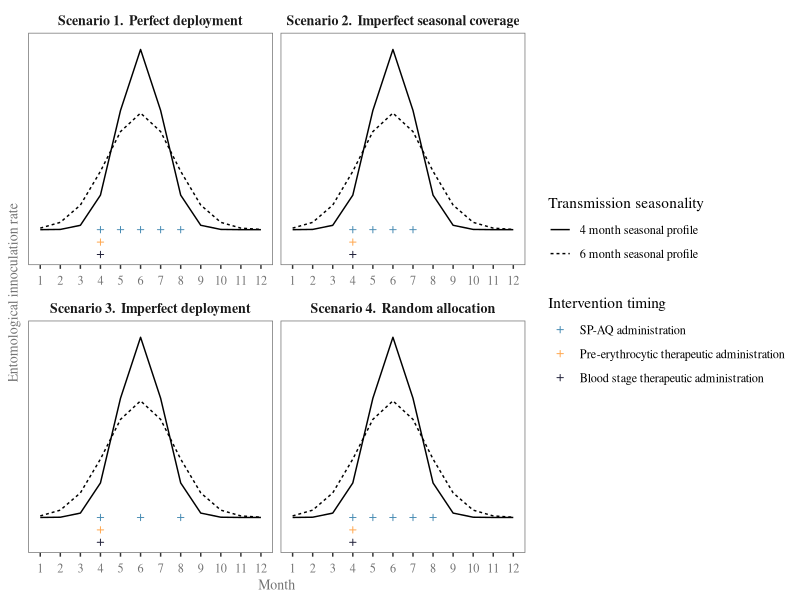

The R source for this figure: (Note: this script raises an error after producing the figure.)
############################################################
#
# Visualises deployment scenarios
#
# Written by Lydia Braunack-Mayer
############################################################

# ----------------------------------------------------------
# Setup
# ----------------------------------------------------------

rm(list = ls())
library(ggplot2)
library(patchwork)
library(dplyr)
library(tidyr)


# ----------------------------------------------------------
# Construct data
# ----------------------------------------------------------

# Construct baseline seasonality and deployment timing
data <- data.frame(month = 1:12,
                   seas4month = c(0.00001183, 0.0004877,	0.00879777,	0.06945048,	0.2399147,	0.3626748,	0.2399147,	0.06945048,	0.00879777,	0.0004877,	0.00001183,	0.00000013),
                   seas6month = c(0.00310474,	0.01473201,	0.04945658,	0.11746577,	0.19738934,	0.23467193,	0.19738934,	0.11746577,	0.04945658,	0.01473201,	0.00310474,	0.00046293),
                   SMC = c(NA, NA, NA, 0, 0, 0, 0, 0, NA, NA, NA, NA),
                   PEV = c(NA, NA, NA, -0.5, NA, NA, NA, NA, NA, NA, NA, NA),
                   BSV = c(NA, NA, NA, -1, NA, NA, NA, NA, NA, NA, NA, NA))
data <- merge(data, 
              c("Scenario 1.  Perfect deployment", "Scenario 2.  Imperfect seasonal coverage", "Scenario 3.  Imperfect deployment", "Scenario 4.  Random allocation"),
              by = NULL)
data <- data[!is.na(data$month), ]

# Adjust deployment timing for deployment scenarios 2, 3, 4
data[data$y == "Scenario 2.  Imperfect seasonal coverage" & data$month == 8, "SMC"] <- NA
data[data$y == "Scenario 3.  Imperfect deployment" & data$month %in% c(5, 7), "SMC"] <- NA

# Convert to long format
data <- data %>%
  pivot_longer(cols = c(SMC, PEV, BSV),
               names_to = "intervention",
               values_to = "timing") %>%
  pivot_longer(cols = c(seas4month, seas6month),
               names_to = "seasProfile",
               values_to = "seasonality")
data[data$seasProfile == "seas4month", "timing"] <- NA

# Format data
data <- data %>%
  mutate(month = as.factor(month),
         intervention = case_match(intervention,
                                   "SMC" ~ "SP-AQ administration",
                                   "PEV" ~ "Pre-erythrocytic therapeutic administration",
                                   "BSV" ~ "Blood stage therapeutic administration"),
         seasProfile = case_match(seasProfile,
                                  "seas4month" ~ "4 month seasonal profile",
                                  "seas6month" ~ "6 month seasonal profile")) %>%
  mutate(intervention = factor(intervention, levels = c("SP-AQ administration", "Pre-erythrocytic therapeutic administration", "Blood stage therapeutic administration")))


# ----------------------------------------------------------
# Generate plots
# ----------------------------------------------------------

# Define colours
cols <- c("#468AB2", "#ffa74f", "#22223B")

p <- ggplot(data = data)

p <- p + geom_line(aes(x = month, y = seasonality*20, group = seasProfile, linetype = seasProfile), colour = "black")

p <- p + geom_point(aes(x = month, y = timing, colour = intervention), shape = 3, size = 1.2)

p <- p + facet_wrap(. ~ y, scales = "free_x")

p <- p + theme(panel.border = element_rect(colour = "grey45", fill = NA), 
               panel.background = element_blank(),
               strip.background = element_blank(),
               strip.text = element_text(family = "Times", face = "bold", size = 10),
               panel.grid = element_blank(),
               axis.line = element_blank(),
               axis.ticks.y = element_blank(),
               axis.text.x = element_text(family = "Times", colour = "grey45", margin = margin(t = 5)),
               axis.text.y = element_blank(),
               axis.title = element_text(family = "Times", colour = "grey45", size = 10),
               legend.title = element_text(family = "Times"),
               legend.text = element_text(family = "Times"),
               legend.position = "right",
               legend.key = element_blank())

p <- p + scale_colour_manual(values = cols) +
   scale_y_continuous(limits = c(-1, 7.5))

p <- p + labs(x = "Month",
              y = "Entomological innoculation rate",
              colour = "Intervention timing",
              linetype = "Transmission seasonality")


# ----------------------------------------------------------
# Save plots
# ----------------------------------------------------------

p

ggsave(filename = paste0("./data_and_figures/manuscript_fig1/fig1.jpg"),
       plot = last_plot(),
       width = 8,
       height = 4.5,
       dpi = 400)

